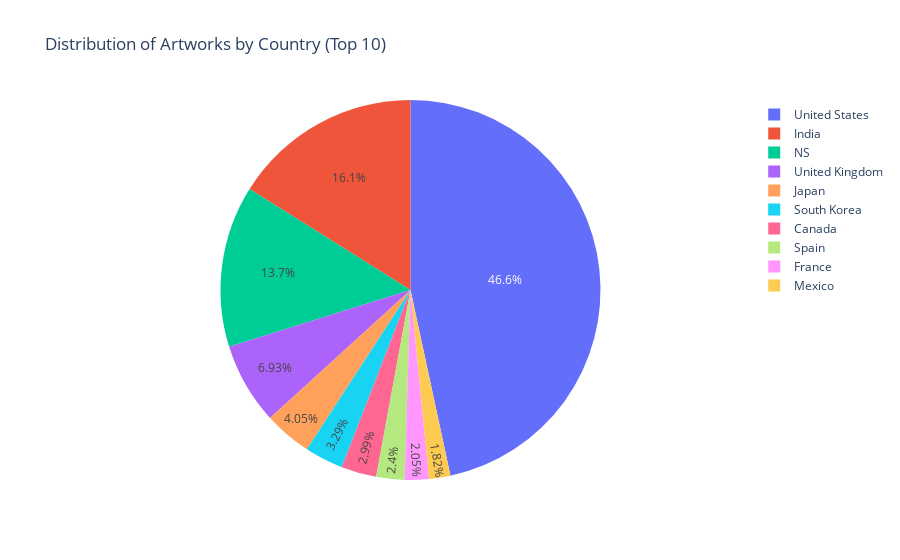

Notebook code cell kept with this figure:
### Code cell
#plotly
country_counts = df_netflix['country'].value_counts().head(10)

country_df = pd.DataFrame({'Country': country_counts.index, 'Count': country_counts.values})

fig = px.pie(country_df, values='Count', names='Country', title='Distribution of Artworks by Country (Top 10)')
fig.show()

### Figure 1 — Plotly figure (JSON) as saved in the notebook; plotly's stock layout.template omitted (floating-point values rounded to 4 significant figures)
{"data": [{"domain": {"x": [0, 1], "y": [0, 1]}, "hovertemplate": "Country=%{label}<br>Count=%{value}<extra></extra>", "labels": ["United States", "India", "NS", "United Kingdom", "Japan", "South Korea", "Canada", "Spain", "France", "Mexico"], "legendgroup": "", "name": "", "showlegend": true, "type": "pie", "values": [2818, 972, 831, 419, 245, 199, 181, 145, 124, 110]}], "layout": {"legend": {"tracegroupgap": 0}, "title": {"text": "Distribution of Artworks by Country (Top 10)"}}}
